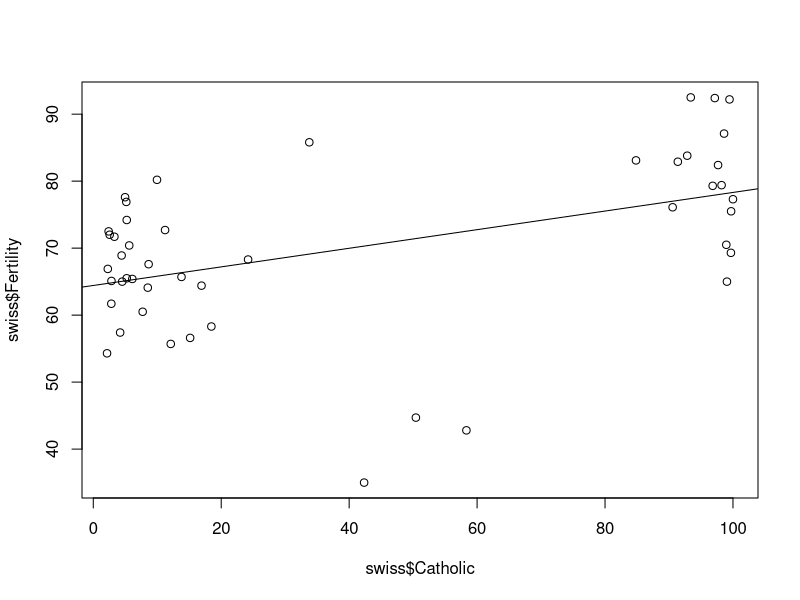

Source code (R):
## ---- chunk 1
knitr::opts_chunk$set(echo = TRUE)
library(tidyverse)
## ---- chunk 2
head(swiss)
## ---- chunk 3
summary(swiss)
str(swiss)
## ---- chunk 4
fertility = swiss$Fertility
mean(fertility)
max(fertility)
min(fertility)
sd(fertility)
var(fertility)
## ---- chunk 5
rownames_to_column(swiss, var = "rowname") %>%
  select(rowname, Fertility, Catholic) %>%
    arrange(desc(Fertility))
## ---- chunk 6
fit = lm(Fertility ~ Catholic, data=swiss)
summary(fit)
plot(swiss$Catholic, swiss$Fertility)
abline(fit)
